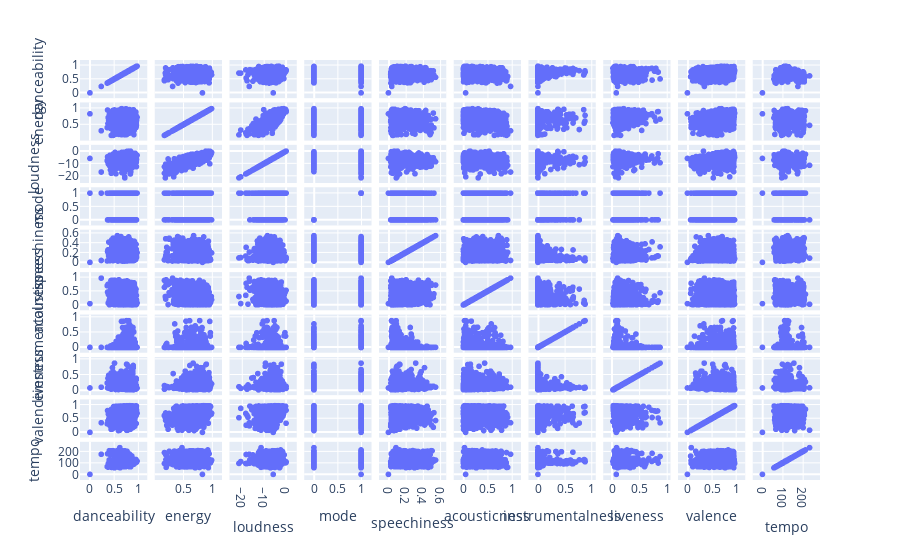

Write notebook code for a chart like this one.
### Code cell
fig = px.scatter_matrix(df,
    dimensions=features, hover_name='track_name', height=2000)
fig.show()

### Figure 1 — Plotly figure (JSON) as saved in the notebook; plotly's stock layout.template omitted (floating-point values rounded to 4 significant figures; data arrays with more than 128 entries replaced by an {"elided": "..."} marker saying what was removed)
{"data": [{"dimensions": [{"axis": {"matches": true}, "label": "danceability", "values": {"elided": "1874 float values"}}, {"axis": {"matches": true}, "label": "energy", "values": {"elided": "1874 float values"}}, {"axis": {"matches": true}, "label": "loudness", "values": {"elided": "1874 float values"}}, {"axis": {"matches": true}, "label": "mode", "values": {"elided": "1874 int values"}}, {"axis": {"matches": true}, "label": "speechiness", "values": {"elided": "1874 float values"}}, {"axis": {"matches": true}, "label": "acousticness", "values": {"elided": "1874 float values"}}, {"axis": {"matches": true}, "label": "instrumentalness", "values": {"elided": "1874 float values"}}, {"axis": {"matches": true}, "label": "liveness", "values": {"elided": "1874 float values"}}, {"axis": {"matches": true}, "label": "valence", "values": {"elided": "1874 float values"}}, {"axis": {"matches": true}, "label": "tempo", "values": {"elided": "1874 float values"}}], "hovertemplate": "<b>%{hovertext}</b><br><br>%{xaxis.title.text}=%{x}<br>%{yaxis.title.text}=%{y}<extra></extra>", "hovertext": {"elided": "1874 str values"}, "legendgroup": "", "marker": {"color": "#636efa", "symbol": "circle"}, "name": "", "showlegend": false, "type": "splom"}], "layout": {"autosize": true, "dragmode": "select", "legend": {"tracegroupgap": 0}, "margin": {"t": 60}, "xaxis": {"autorange": true, "range": [-0.09635, 1.074], "type": "linear"}, "xaxis10": {"autorange": true, "range": [-23.05, 257.0], "type": "linear"}, "xaxis2": {"autorange": true, "range": [0.09312, 1.076], "type": "linear"}, "xaxis3": {"autorange": true, "range": [-23.4, 2.445], "type": "linear"}, "xaxis4": {"autorange": true, "range": [-0.09852, 1.099], "type": "linear"}, "xaxis5": {"autorange": true, "range": [-0.05419, 0.6042], "type": "linear"}, "xaxis6": {"autorange": true, "range": [-0.09583, 1.072], "type": "linear"}, "xaxis7": {"autorange": true, "range": [-0.08748, 0.9755], "type": "linear"}, "xaxis8": {"autorange": true, "range": [-0.06265, 0.9635], "type": "linear"}, "xaxis9": {"autorange": true, "range": [-0.09665, 1.078], "type": "linear"}, "yaxis": {"autorange": true, "range": [-0.09635, 1.074], "type": "linear"}, "yaxis10": {"autorange": true, "range": [-23.05, 257.0], "type": "linear"}, "yaxis2": {"autorange": true, "range": [0.09312, 1.076], "type": "linear"}, "yaxis3": {"autorange": true, "range": [-23.4, 2.445], "type": "linear"}, "yaxis4": {"autorange": true, "range": [-0.09852, 1.099], "type": "linear"}, "yaxis5": {"autorange": true, "range": [-0.05419, 0.6042], "type": "linear"}, "yaxis6": {"autorange": true, "range": [-0.09583, 1.072], "type": "linear"}, "yaxis7": {"autorange": true, "range": [-0.08748, 0.9755], "type": "linear"}, "yaxis8": {"autorange": true, "range": [-0.06265, 0.9635], "type": "linear"}, "yaxis9": {"autorange": true, "range": [-0.09665, 1.078], "type": "linear"}}}
